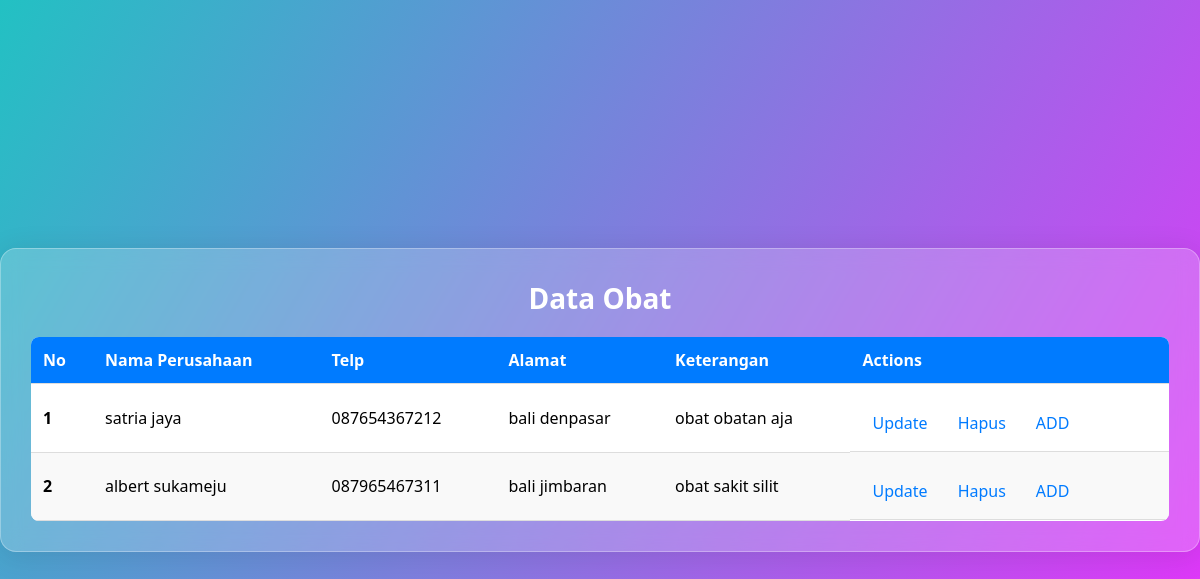
The app's page /supplier/tampil_obat.php with its own data.
### tables this page shows
CREATE TABLE `tb_supplier` (
  `id_supplier` int(4) NOT NULL,
  `perusahaan` varchar(100) NOT NULL,
  `telp` varchar(20) NOT NULL,
  `alamat` text NOT NULL,
  `keterangan` varchar(100) NOT NULL
);

### supplier/tampil_obat.php (the view, shortened to what this page needs)
<!DOCTYPE html>
<html lang="en">
<head>
</head>
<body>
  <div class="container">
    <h1>Data Obat</h1>
    <table class="table table-striped">
      <thead>
        <tr>
          <th scope="col">No</th>
          <th scope="col">Nama Perusahaan</th>
          <th scope="col">Telp</th>
          <th scope="col">Alamat</th>
          <th scope="col">Keterangan</th>
          <th scope="col">Actions</th>
        </tr>
      </thead>
      <tbody>
        <?php
        include "../conn.php";
        $no = 1;
        $data_obat = mysqli_query($conn, "SELECT * FROM tb_supplier ");
        while ($data = mysqli_fetch_assoc($data_obat)) {
        ?>
          <tr>
            <th scope="row"><?= $no++ ?></th>
            <td><?= $data['perusahaan']; ?></td>
            <td><?= $data['telp']; ?></td>
            <td><?= $data['alamat']; ?></td>
            <td><?= $data['keterangan']; ?></td>
            <td class="actions">
              <a href="update.php?id_obat=<?= $data['id_supplier'] ?>">Update</a>
              <a href="delete_obat.php?id_obat=<?= $data['id_supplier'] ?>" onclick="return confirm('Apakah anda yakin ingin menghapus data ini?')">Hapus</a>
              <a href="tambah_obat.php">ADD</a>
            </td>
          </tr>
        <?php
        }
        ?>
      </tbody>
    </table>
  </div>
</body>
</html>

### supplier/tampil_obat.php (style rules this page uses)
body { font-family: 'Segoe UI', Tahoma, Geneva, Verdana, sans-serif; display: flex; justify-content: center; align-items: center; height: 100vh; margin: 0; background: rgb(34, 193, 195); background: linear-gradient(120deg, rgba(34, 193, 195, 1) 0%, rgba(237, 45, 253, 1) 100%); }
.container { padding: 30px; max-width: 1200px; width: 100%; background: rgba(255, 255, 255, 0.2); border-radius: 16px; box-shadow: 0 4px 30px rgba(0, 0, 0, 0.1); backdrop-filter: blur(10px); -webkit-backdrop-filter: blur(10px); border: 1px solid rgba(255, 255, 255, 0.3); }
h1 { color: #ffffff; margin: 0 0 20px; font-size: 28px; text-align: center; }
table { width: 100%; border-collapse: collapse; background-color: #ffffff; border-radius: 8px; overflow: hidden; }
thead { background-color: #007bff; color: white; }
th, td { padding: 12px; text-align: left; border-bottom: 1px solid #ddd; }
th { font-weight: 600; }
tbody tr:nth-child(even) { background-color: #f9f9f9; }
a { color: #007bff; text-decoration: none; padding: 5px 10px; }
.actions { display: flex; gap: 10px; padding-top: 23px; }

### records on screen
tb_supplier: perusahaan "satria jaya", telp "087654367212", alamat "bali denpasar", keterangan "obat obatan aja"
tb_supplier: perusahaan "albert sukameju", telp "087965467311", alamat "bali jimbaran", keterangan "obat sakit silit"
